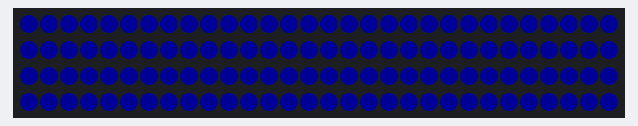
The sketch below on a simulated Arduino Uno, built with avr-gcc and run on an emulated ATmega328P. On the bench: 120 RGB LEDs in strip order, left to right, continuing on the next row. Dim RGB values are drawn brighter than linear.

Above: at 0.46 s.

The sketch:

NeoPixelBreathingRings.ino.ino
```cpp
// NeoPixel Stair Led-strips
// Simple example by: Vincent van Beek
// 06-01-2019

#include <Adafruit_NeoPixel.h>
#ifdef __AVR__
#include <avr/power.h>
#endif


// Which pin on the Arduino is connected to the NeoPixels?
#define PIN               6       // Pin 6 used for the NeoPixels

// How many NeoPixels are attached to the Arduino?
#define NUMBEROFRING      2       // Number of (equal size) NeoPixel rings
#define LEDSPERRING       60      // Number of Pixels per ring
#define NUMPIXELS         NUMBEROFRING*LEDSPERRING


Adafruit_NeoPixel neoPixels = Adafruit_NeoPixel(NUMPIXELS, PIN, NEO_GRB + NEO_KHZ800);

// Set up Variables
unsigned long timeLoopStart=0;    // timestamp to remember when loop has started. used to determine the end-delay (keeps loop running in same intervals)
unsigned long timeTemp=0;         // temp. var used in time calculations
unsigned long timeDiff=0;         // temp. var used in time calculations


//-------------------------------------------------------------------------
// Tuning part for the Breathe effect en turn-on and turn-off speed
//-------------------------------------------------------------------------
int change = 1;                   // used in 'breathing' the LED's , make value smalle to make it smoother, or higher to make it faster
int breathe = 10;                 // used in 'breathing' the LED's.


void setup() {
  neoPixels.begin();              // This initializes the NeoPixel library.
  //neoPixels.setBrightness(35);  // Adjust brightness here
  clearStrips();                  // Initialize all pixels to 'off', and do neoPixels.show()
  delay (100);
}


void loop() {

  // register the current time (in msec, for later use to optimize the execution loop)
  timeLoopStart=millis();

  handleBreathe();        // Enable the cool "breathe effect" of the led strip lights
}


void handleBreathe() {

  // blue value changes
  breathe = breathe + change;

  // breathe the LED from 10 = off to 80 = fairly bright, change values if needed
  if ( (breathe >= 80 || breathe <= 10) ) {

    change = -change;         // toggle the value to increase/decrease the breathe value

    timeTemp = millis();
    timeDiff = timeTemp - timeLoopStart;

    // Program execution was shorter than 250 msec ? Then delay up to 250 msec, for a smooth breathe
    // NOTE: shorten the 250-numbers to a lower (same) value when breath is to slow..
    if (timeDiff < 250) {
      delay(250-timeDiff);  // Pause at beginning and end of each breath
    }
  }
  else {

    // All pixels "breathe"
    for (int l=0; l<NUMPIXELS; l++){
      neoPixels.setPixelColor(l, neoPixels.Color(0,0,breathe));
    }

    neoPixels.show(); // Update the NeoPixel ring


    timeTemp = millis();
    timeDiff = timeTemp - timeLoopStart;

    // Program execution (timeDiff) was shorter than .. msec ? Then delay up to .. msec, for a smooth breathe
    // NOTE: shorten the numbers to a lower (same) value when breath is to slow..
    if (timeDiff < 20) {
      delay(20-timeDiff);
    }
  }
}


void clearStrips(){
  // All pixels off
  for (int l=0; l<NUMPIXELS; l++){
    neoPixels.setPixelColor(l, neoPixels.Color(0,0,0));
  }

  neoPixels.show(); // This sends the updated pixel's to the hardware.
}
```
